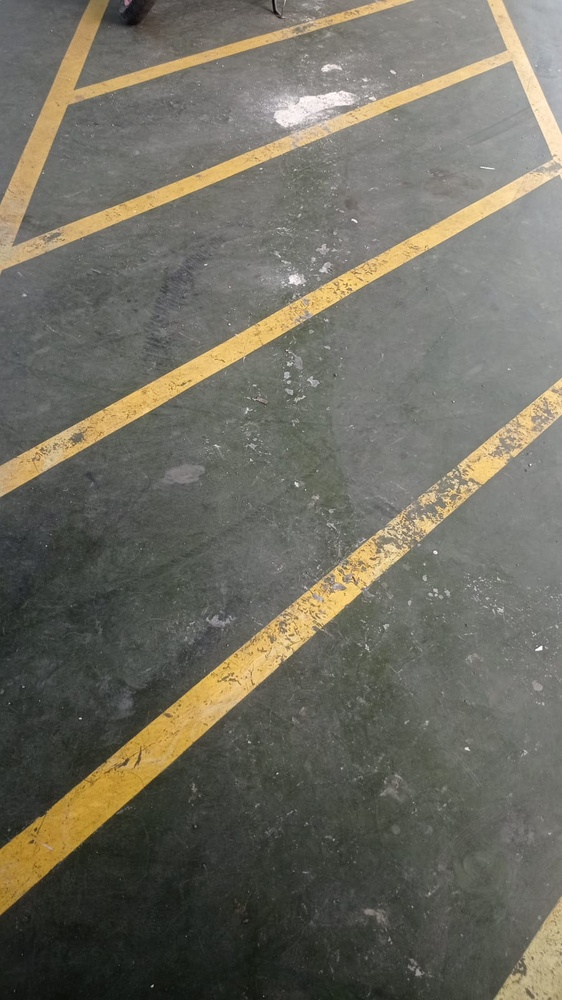
#> input picture 6.jpg, 562 x 1000 px, shrunk from 900 x 1600 before the run
$ jupyter execute 'UAS-DETEKSI MARKA LAHAN PARKIR.ipynb'
#> lines starting #> are read from the running program, lines starting #| are printed output that depends on the picture; after the words box and inside, x2 and y2 are one past the last pixel; in counts of white or black regions, pixels touching at a corner belong together
#> further down, image is the input picture: shape (1000, 562, 3); mean B, G, R 96.8, 108.3, 110.8
# IMPORT

[cell 1]
import cv2
import numpy as np
from matplotlib import pyplot as plt

# FUNGSI DETEKSI GARIS

[cell 2]
def detect_orange_lines(image):
    hsv_image = cv2.cvtColor(image, cv2.COLOR_BGR2HSV)
#> hsv_image: shape (1000, 562, 3); mean H, S, V 40.3, 29.5, 112.6

    orange_lower = np.array([0, 50, 50])
    orange_upper = np.array([30, 255, 255])

    orange_mask = cv2.inRange(hsv_image, orange_lower, orange_upper)
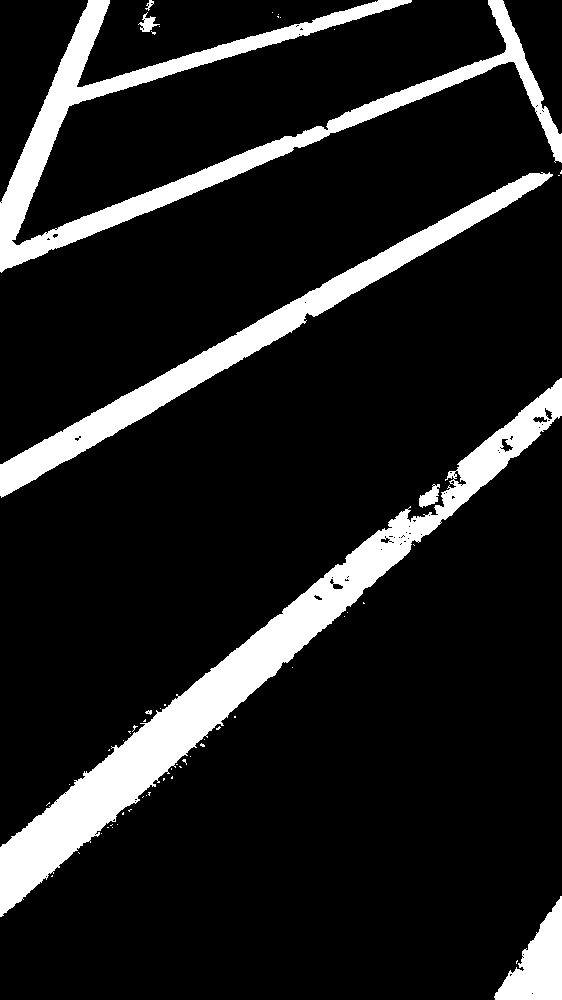
#> orange_mask: shape (1000, 562); 12.8% white; 55 white regions (47 under 20 px), largest, box (x1, y1, x2, y2) and area: (0, 378, 562, 917) 29915, (0, 0, 562, 273) 22195, (0, 172, 553, 498) 15250

    kernel = np.ones((5, 5), np.uint8)
    orange_mask = cv2.morphologyEx(orange_mask, cv2.MORPH_OPEN, kernel)
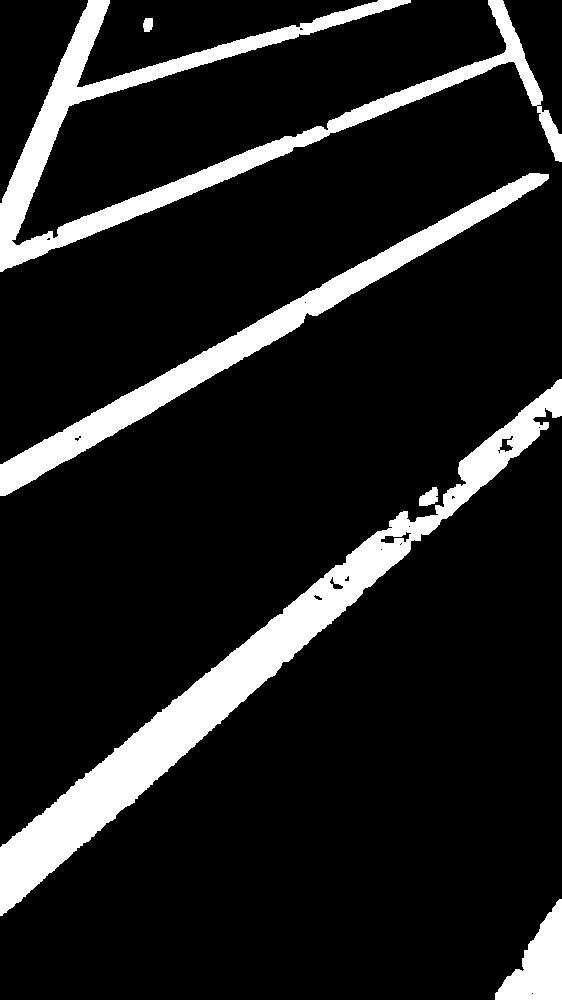
#> orange_mask: shape (1000, 562); 12.6% white; 6 white regions, box (x1, y1, x2, y2) and area: (0, 379, 562, 916) 29372, (0, 0, 562, 272) 22060, (0, 173, 549, 496) 15213, (495, 899, 562, 1000) 3585, (419, 487, 438, 506) 250, (143, 18, 153, 32) 120

    edges = cv2.Canny(orange_mask, 50, 150, apertureSize=3)
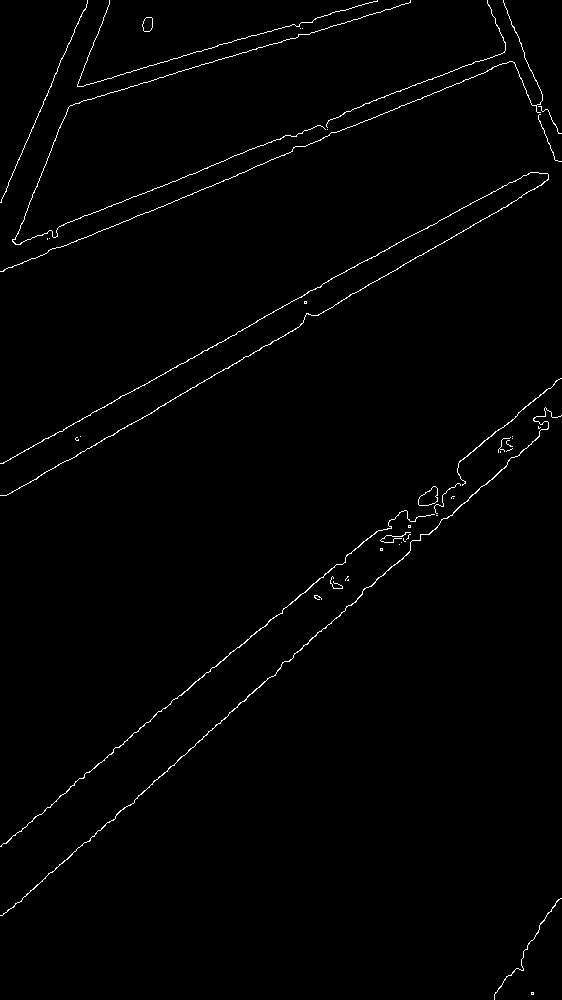
#> edges: shape (1000, 562); 1.1% white in thin lines or dots

    lines = cv2.HoughLinesP(edges, 1, np.pi/180, threshold=100, minLineLength=100, maxLineGap=10)
#> lines = 21 rows, first 6: [138, 795, 409, 551], [130, 392, 242, 330], [238, 647, 401, 511], [59, 796, 237, 647], [1, 463, 321, 286], [316, 315, 521, 197]

    if lines is not None:
        for line in lines:
            x1, y1, x2, y2 = line[0]
            cv2.line(image, (x1, y1), (x2, y2), (0, 255, 0), 3)
#> this loop made 21 passes
#> (x1, y1, x2, y2) on passes 1 to 12: (138, 795, 409, 551), (130, 392, 242, 330), (238, 647, 401, 511), (59, 796, 237, 647), (1, 463, 321, 286), (316, 315, 521, 197), (157, 408, 300, 325), (113, 226, 225, 179), (107, 78, 302, 22), (70, 105, 286, 39), (16, 244, 287, 135), (13, 242, 68, 107)
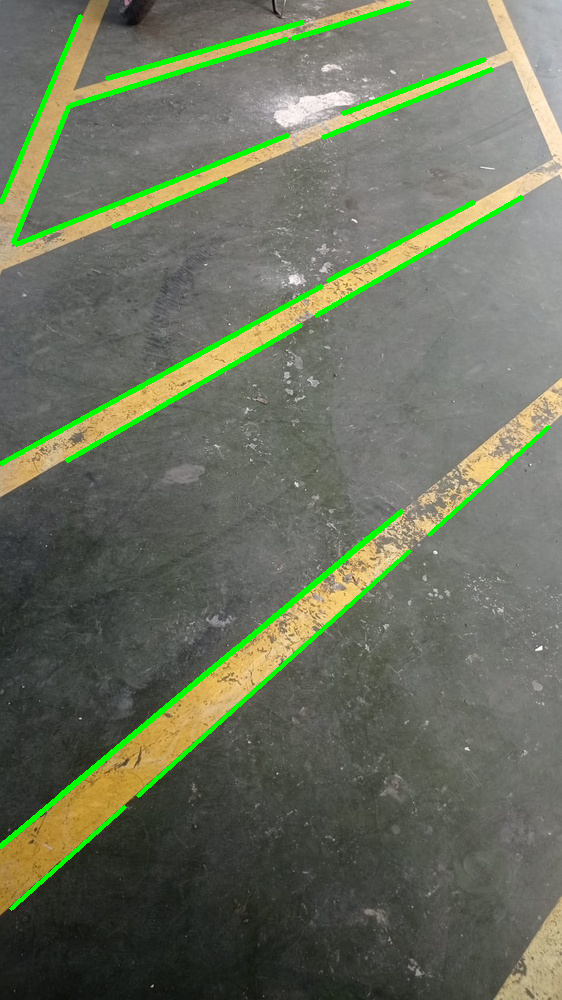
#> image: shape (1000, 562, 3); 3.51% of pixels changed, all inside (x1, y1, x2, y2) = (0, 1, 551, 911)

    return image

# MEMBACA GAMBAR

[cell 3]
image = cv2.imread('6.jpg')

# DUPLIKASI GAMBAR TAMPILAN ASLI DAN RESULT

[cell 4]
original_image = image.copy()
result = image.copy()

# DETEKSI GARIS PD GAMBAR

[cell 5]
result = detect_orange_lines(result)

# UBAH WARNA DARI BGR KE RGB

[cell 6]
original_image_rgb = cv2.cvtColor(original_image, cv2.COLOR_BGR2RGB)
result_rgb = cv2.cvtColor(result, cv2.COLOR_BGR2RGB)

# OUTPUT GAMBAR ASLI DAN HASIL DETEKSI

[cell 7]
plt.figure(figsize=(10, 6))
plt.subplot(1, 2, 1)
plt.imshow(original_image_rgb)
plt.title('Original Image')
plt.axis('off')

plt.subplot(1, 2, 2)
plt.imshow(result_rgb)
plt.title('Orange Lines')
plt.axis('off')

plt.show()
